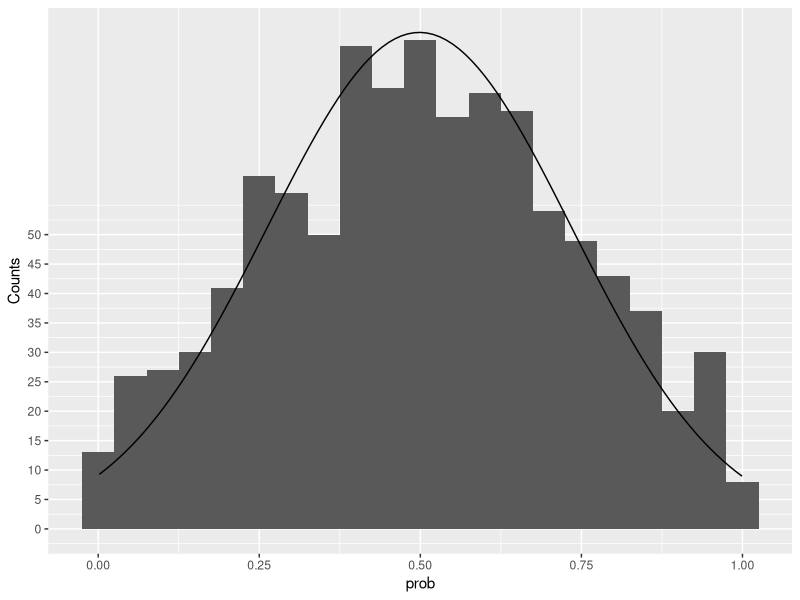
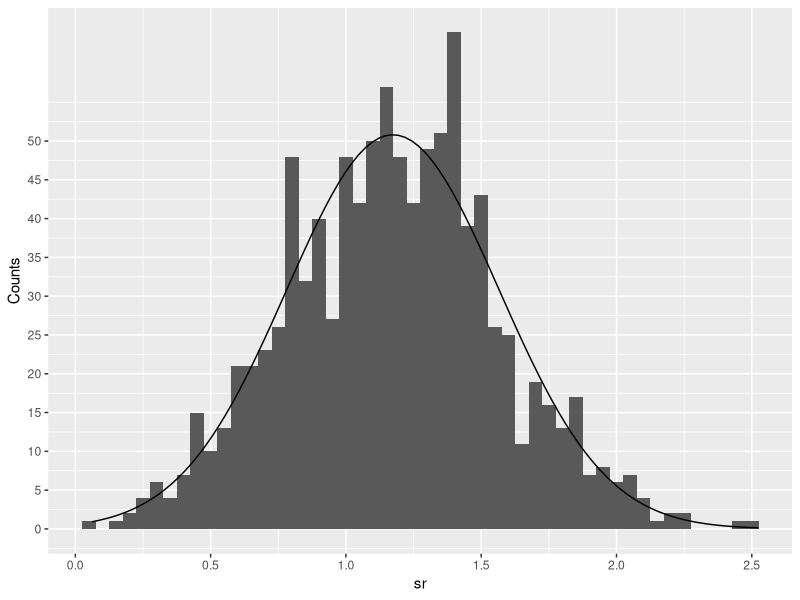
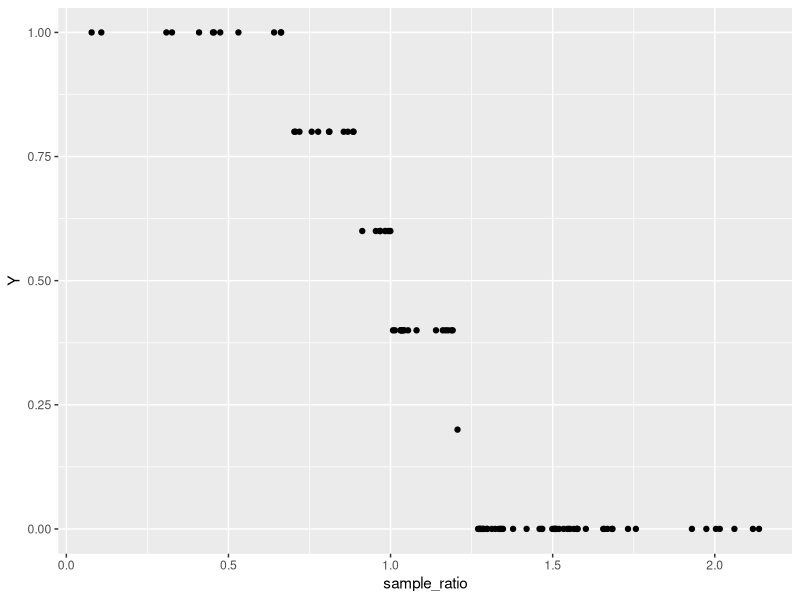
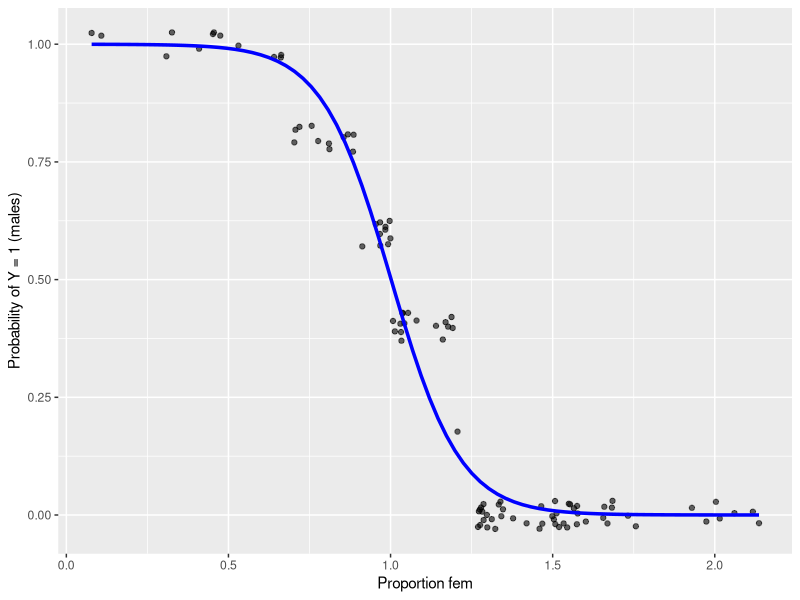

Here is the R script that generated these plots, in order: (Note: this script raises an error after producing the figures.)
# testing distance and movement link
install.packages("msm")
library(msm)
library(ggplot2)

# for now, movement prob sampled from random dist 0-1
# p(move) for each stage or patch? stage and patch?
prob <- rtnorm(1000, mean = 0.5, sd= 0.3, lower = 0, upper = 1) # sample of 1000 between 0 and 1
prob_df <- as.data.frame(prob)
bw <- 0.05
n_obs <-  sum(!is.na(prob_df$prob))

norm.plot <- ggplot(prob_df, aes(prob))  + 
  geom_histogram(aes(y = after_stat(density)),  binwidth = bw) + 
  stat_function(fun = dnorm, args = list(mean = mean(prob_df$prob), sd = sd(prob_df$prob)))

# rescaling y
ybreaks = seq(0,50,5) 
# On primary axis
norm.plot + scale_y_continuous("Counts", breaks = round(ybreaks / (bw * n_obs),3), labels = ybreaks)

# randomly generating movement probs for each class and patch
dmat <- matrix(0, ncol= 4, nrow= 2) # row 1 = pstay, row 2 = move
colnames(dmat) <-  c("Yearling_f", "Adult_f", "Yearling_m", "Adult_m")
rownames(dmat) <- c(1:2)
dmat1 <- dmat            # stay and move for patch 1 - assuming better than patch 2
dmat2 <- dmat

# generating probs by sampling truncated norm. Assume patch 1 better than 2, so move low for 1, high for 2
move1 <- rtnorm(4, mean = 0.2, sd= 0.2, lower = 0, upper = 1) # vector of movement probs -  shouldnt fems disperse less?
dmat1[2,] <- move1
dmat1[1,] <- 1-move1
print(dmat1)
move2<- rtnorm(4, mean = 0.6, sd= 0.2, lower = 0, upper = 1) 
dmat2[2,] <- move2
dmat2[1,] <- 1-move2
print(dmat2)


# logit link - for sex ratio of current and movement prob, (not distance!)
# example sr = should be around 0.5 as proportion fem Nf/(Nf+Nm)
sr <- rtnorm(n=1000, mean = 1.2, sd=0.4, lower = 0)  # can get up to 3:1!

# visualising distance points
sr_df <- as.data.frame(sr)
bw_sr = 0.05
obs_sr = sum(!is.na(sr_df$sr))

logit.plot <- ggplot(sr_df, aes(sr))  + 
  geom_histogram(aes(y = ..density..),  binwidth = bw_sr) + 
  stat_function(fun = dnorm, args = list(mean = mean(sr_df$sr), sd = sd(sr_df$sr)))

# rescaling y
ybreaks = seq(0,50,5) 
## On primary axis
logit.plot + scale_y_continuous("Counts", breaks = round(ybreaks / (bw_sr * obs_sr),3), labels = ybreaks)

## Or on secondary axis
#logit.plot + scale_y_continuous("Density", sec.axis = sec_axis(
#  transform = ~ . * bw_sr * obs_sr, name = "Counts", breaks = ybreaks))



# taking smaller sample of normal (100 points)
sample_ratio <- rtnorm(n=100, mean = 1.2, sd=0.4, lower = 0)
df <- as.data.frame(sample_ratio)

# treat each y as movement data for an individ MALE badger
y1 <- ifelse(sample_ratio > 1.2, 0, 1)
y2 <- ifelse(sample_ratio > 1, 0, 1)
y3 <- ifelse(sample_ratio > 1.25, 0, 1)
y4 <- ifelse(sample_ratio > 0.9, 0, 1)
y5 <- ifelse(sample_ratio > 0.7, 0, 1)

move_data <-as.data.frame(y1) # 5 rows, each 
move_data$y2 <- y2
move_data$y3 <- y3
move_data$y4 <- y4
move_data$y5 <- y5
Y <- rowMeans(move_data)

df$Y <- Y # av per row across y vecs


# visualising distance against Y (move or not)
ggplot(data = df, aes(x= sample_ratio, y=Y))+
  geom_point() 
  
  
# creating logit model
mylogit <- glm(Y ~ sample_ratio, data = df, family = "binomial")
summary(mylogit)

new <- data.frame(sample_ratio=seq(min(df$sample_ratio), max(df$sample_ratio), length.out=100))
new$prob <- predict(mylogit, newdata= new, type = "response")

# visualising model
ggplot(df, aes(x = sample_ratio, y = Y)) +
  geom_jitter(height = 0.03, width = 0, alpha = 0.6) +
  stat_smooth(method = "glm",
              method.args = list(family = "binomial"),
              se = FALSE, color = "blue", size = 1.2) +
  labs(x = "Proportion fem", y = "Probability of Y = 1 (males)")   # more samples from individuals = curvier




# test syntax ----
n <- list(c(10,11,12,13), c(1,2,3,4))
length(n)
# how to split into objects? 
n[[1]][2]
lapply(n, sum) 

Reduce(`+`, n)  # sums entries within lists
sum(n[[1]])  # must have double brackets to sum

n1 <- c(10, 10, 13, 12)
length(n1)

mat.test <- list(matrix(0, ncol = 4, nrow = 11))
Vec.test <- rep(mat.test, 2)  # why no rep this time?
size.test <- list(rep(NA, (11)))       # vector to fill with total pop size each year
Pop.test <- rep(size.test, 2)

for (m in 1:2){
  Vec.test[[m]][1,] <- n[[m]]          # for each list in Vec, first row is initial         
  Pop.test[[m]][1] <- lapply(n, sum)   
  
}

Vec.test
Pop.test[1:2] <- lapply(n0, sum)  
